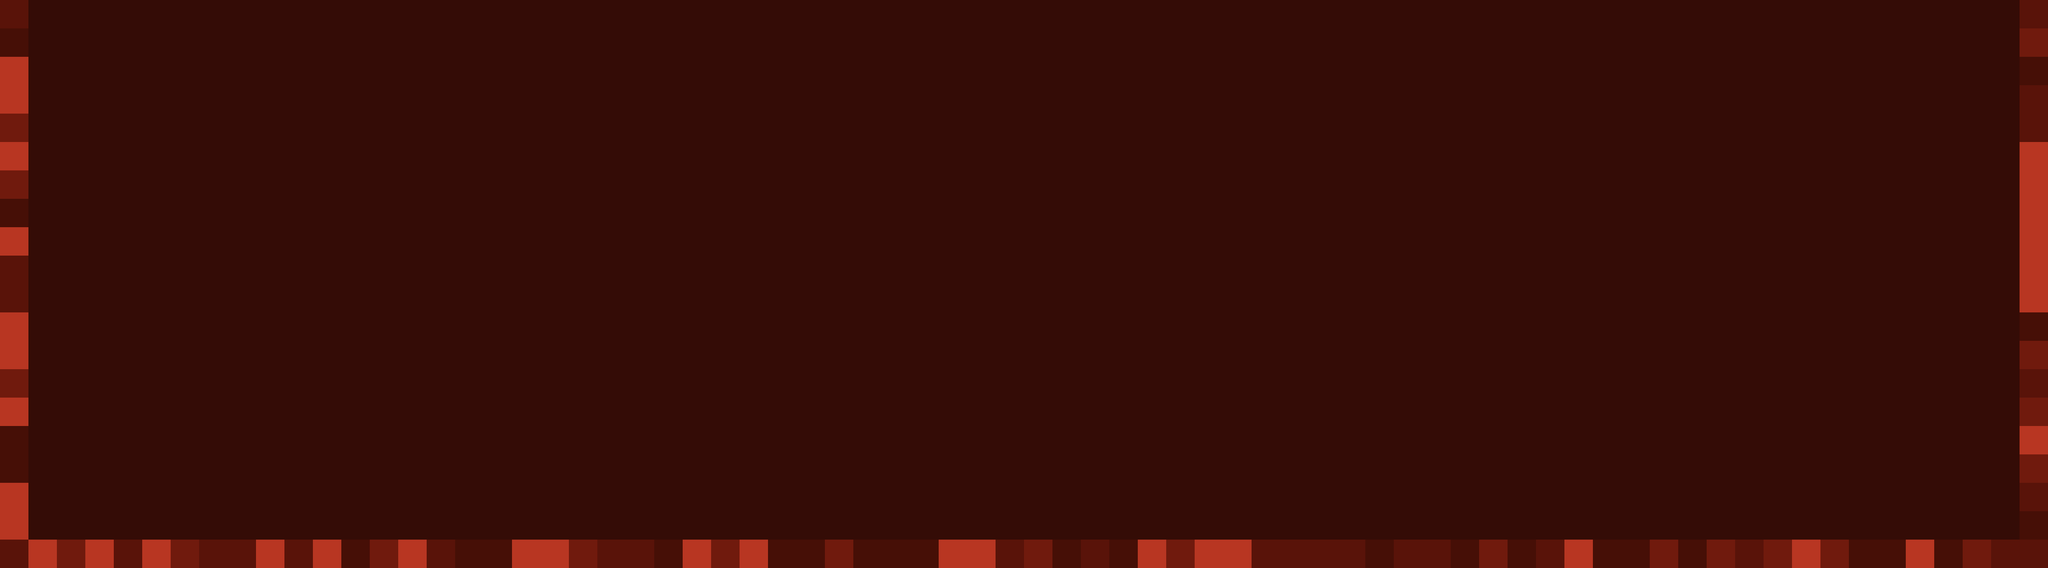

Below is a game level as drawn by its tile map, then a one-line description and the .tmx file that defines it, in full:
An orthogonal 72x20 tile map with 64x64 px tiles, 2 tile layers (platformLayer, pausedLayer).

<map version="1.0" orientation="orthogonal" renderorder="right-down" width="72" height="20" tilewidth="64" tileheight="64" nextobjectid="1">
 <tileset firstgid="1" name="tileset" tilewidth="64" tileheight="64" tilecount="8" columns="2">
  <image source="tileset.png" width="128" height="256" />
 </tileset>
 <layer name="platformLayer" width="72" height="20">
  <data encoding="csv">
7,0,0,0,0,0,0,0,0,0,0,0,0,0,0,0,0,0,0,0,0,0,0,0,0,0,0,0,0,0,0,0,0,0,0,0,0,0,0,0,0,0,0,0,0,0,0,0,0,0,0,0,0,0,0,0,0,0,0,0,0,0,0,0,0,0,0,0,0,0,0,7,
8,0,0,0,0,0,0,0,0,0,0,0,0,0,0,0,0,0,0,0,0,0,0,0,0,0,0,0,0,0,0,0,0,0,0,0,0,0,0,0,0,0,0,0,0,0,0,0,0,0,0,0,0,0,0,0,0,0,0,0,0,0,0,0,0,0,0,0,0,0,0,6,
5,0,0,0,0,0,0,0,0,0,0,0,0,0,0,0,0,0,0,0,0,0,0,0,0,0,0,0,0,0,0,0,0,0,0,0,0,0,0,0,0,0,0,0,0,0,0,0,0,0,0,0,0,0,0,0,0,0,0,0,0,0,0,0,0,0,0,0,0,0,0,8,
5,0,0,0,0,0,0,0,0,0,0,0,0,0,0,0,0,0,0,0,0,0,0,0,0,0,0,0,0,0,0,0,0,0,0,0,0,0,0,0,0,0,0,0,0,0,0,0,0,0,0,0,0,0,0,0,0,0,0,0,0,0,0,0,0,0,0,0,0,0,0,7,
6,0,0,0,0,0,0,0,0,0,0,0,0,0,0,0,0,0,0,0,0,0,0,0,0,0,0,0,0,0,0,0,0,0,0,0,0,0,0,0,0,0,0,0,0,0,0,0,0,0,0,0,0,0,0,0,0,0,0,0,0,0,0,0,0,0,0,0,0,0,0,7,
5,0,0,0,0,0,0,0,0,0,0,0,0,0,0,0,0,0,0,0,0,0,0,0,0,0,0,0,0,0,0,0,0,0,0,0,0,0,0,0,0,0,0,0,0,0,0,0,0,0,0,0,0,0,0,0,0,0,0,0,0,0,0,0,0,0,0,0,0,0,0,5,
6,0,0,0,0,0,0,0,0,0,0,0,0,0,0,0,0,0,0,0,0,0,0,0,0,0,0,0,0,0,0,0,0,0,0,0,0,0,0,0,0,0,0,0,0,0,0,0,0,0,0,0,0,0,0,0,0,0,0,0,0,0,0,0,0,0,0,0,0,0,0,5,
8,0,0,0,0,0,0,0,0,0,0,0,0,0,0,0,0,0,0,0,0,0,0,0,0,0,0,0,0,0,0,0,0,0,0,0,0,0,0,0,0,0,0,0,0,0,0,0,0,0,0,0,0,0,0,0,0,0,0,0,0,0,0,0,0,0,0,0,0,0,0,5,
5,0,0,0,0,0,0,0,0,0,0,0,0,0,0,0,0,0,0,0,0,0,0,0,0,0,0,0,0,0,0,0,0,0,0,0,0,0,0,0,0,0,0,0,0,0,0,0,0,0,0,0,0,0,0,0,0,0,0,0,0,0,0,0,0,0,0,0,0,0,0,5,
7,0,0,0,0,0,0,0,0,0,0,0,0,0,0,0,0,0,0,0,0,0,0,0,0,0,0,0,0,0,0,0,0,0,0,0,0,0,0,0,0,0,0,0,0,0,0,0,0,0,0,0,0,0,0,0,0,0,0,0,0,0,0,0,0,0,0,0,0,0,0,5,
7,0,0,0,0,0,0,0,0,0,0,0,0,0,0,0,0,0,0,0,0,0,0,0,0,0,0,0,0,0,0,0,0,0,0,0,0,0,0,0,0,0,0,0,0,0,0,0,0,0,0,0,0,0,0,0,0,0,0,0,0,0,0,0,0,0,0,0,0,0,0,5,
5,0,0,0,0,0,0,0,0,0,0,0,0,0,0,0,0,0,0,0,0,0,0,0,0,0,0,0,0,0,0,0,0,0,0,0,0,0,0,0,0,0,0,0,0,0,0,0,0,0,0,0,0,0,0,0,0,0,0,0,0,0,0,0,0,0,0,0,0,0,0,8,
5,0,0,0,0,0,0,0,0,0,0,0,0,0,0,0,0,0,0,0,0,0,0,0,0,0,0,0,0,0,0,0,0,0,0,0,0,0,0,0,0,0,0,0,0,0,0,0,0,0,0,0,0,0,0,0,0,0,0,0,0,0,0,0,0,0,0,0,0,0,0,6,
6,0,0,0,0,0,0,0,0,0,0,0,0,0,0,0,0,0,0,0,0,0,0,0,0,0,0,0,0,0,0,0,0,0,0,0,0,0,0,0,0,0,0,0,0,0,0,0,0,0,0,0,0,0,0,0,0,0,0,0,0,0,0,0,0,0,0,0,0,0,0,7,
5,0,0,0,0,0,0,0,0,0,0,0,0,0,0,0,0,0,0,0,0,0,0,0,0,0,0,0,0,0,0,0,0,0,0,0,0,0,0,0,0,0,0,0,0,0,0,0,0,0,0,0,0,0,0,0,0,0,0,0,0,0,0,0,0,0,0,0,0,0,0,6,
8,0,0,0,0,0,0,0,0,0,0,0,0,0,0,0,0,0,0,0,0,0,0,0,0,0,0,0,0,0,0,0,0,0,0,0,0,0,0,0,0,0,0,0,0,0,0,0,0,0,0,0,0,0,0,0,0,0,0,0,0,0,0,0,0,0,0,0,0,0,0,5,
8,0,0,0,0,0,0,0,0,0,0,0,0,0,0,0,0,0,0,0,0,0,0,0,0,0,0,0,0,0,0,0,0,0,0,0,0,0,0,0,0,0,0,0,0,0,0,0,0,0,0,0,0,0,0,0,0,0,0,0,0,0,0,0,0,0,0,0,0,0,0,6,
5,0,0,0,0,0,0,0,0,0,0,0,0,0,0,0,0,0,0,0,0,0,0,0,0,0,0,0,0,0,0,0,0,0,0,0,0,0,0,0,0,0,0,0,0,0,0,0,0,0,0,0,0,0,0,0,0,0,0,0,0,0,0,0,0,0,0,0,0,0,0,7,
5,0,0,0,0,0,0,0,0,0,0,0,0,0,0,0,0,0,0,0,0,0,0,0,0,0,0,0,0,0,0,0,0,0,0,0,0,0,0,0,0,0,0,0,0,0,0,0,0,0,0,0,0,0,0,0,0,0,0,0,0,0,0,0,0,0,0,0,0,0,0,8,
7,5,6,5,7,5,6,7,7,5,7,5,8,6,5,7,8,8,5,5,6,7,7,8,5,6,5,8,8,6,8,8,8,5,5,7,6,8,7,8,5,6,5,5,7,7,7,7,8,7,7,8,6,8,7,5,8,8,6,8,6,7,6,5,6,8,8,5,8,6,7,7
</data>
 </layer>
 <layer name="pausedLayer" width="72" height="20" opacity="0.47">
  <data encoding="csv">
6,6,6,6,6,6,6,6,6,6,6,6,6,6,6,6,6,6,6,6,6,6,6,6,6,6,6,6,6,6,6,6,6,6,6,6,6,6,6,6,6,6,6,6,6,6,6,6,6,6,6,6,6,6,6,6,6,6,6,6,6,6,6,6,6,6,6,6,6,6,6,6,
6,6,6,6,6,6,6,6,6,6,6,6,6,6,6,6,6,6,6,6,6,6,6,6,6,6,6,6,6,6,6,6,6,6,6,6,6,6,6,6,6,6,6,6,6,6,6,6,6,6,6,6,6,6,6,6,6,6,6,6,6,6,6,6,6,6,6,6,6,6,6,6,
6,6,6,6,6,6,6,6,6,6,6,6,6,6,6,6,6,6,6,6,6,6,6,6,6,6,6,6,6,6,6,6,6,6,6,6,6,6,6,6,6,6,6,6,6,6,6,6,6,6,6,6,6,6,6,6,6,6,6,6,6,6,6,6,6,6,6,6,6,6,6,6,
6,6,6,6,6,6,6,6,6,6,6,6,6,6,6,6,6,6,6,6,6,6,6,6,6,6,6,6,6,6,6,6,6,6,6,6,6,6,6,6,6,6,6,6,6,6,6,6,6,6,6,6,6,6,6,6,6,6,6,6,6,6,6,6,6,6,6,6,6,6,6,6,
6,6,6,6,6,6,6,6,6,6,6,6,6,6,6,6,6,6,6,6,6,6,6,6,6,6,6,6,6,6,6,6,6,6,6,6,6,6,6,6,6,6,6,6,6,6,6,6,6,6,6,6,6,6,6,6,6,6,6,6,6,6,6,6,6,6,6,6,6,6,6,6,
6,6,6,6,6,6,6,6,6,6,6,6,6,6,6,6,6,6,6,6,6,6,6,6,6,6,6,6,6,6,6,6,6,6,6,6,6,6,6,6,6,6,6,6,6,6,6,6,6,6,6,6,6,6,6,6,6,6,6,6,6,6,6,6,6,6,6,6,6,6,6,6,
6,6,6,6,6,6,6,6,6,6,6,6,6,6,6,6,6,6,6,6,6,6,6,6,6,6,6,6,6,6,6,6,6,6,6,6,6,6,6,6,6,6,6,6,6,6,6,6,6,6,6,6,6,6,6,6,6,6,6,6,6,6,6,6,6,6,6,6,6,6,6,6,
6,6,6,6,6,6,6,6,6,6,6,6,6,6,6,6,6,6,6,6,6,6,6,6,6,6,6,6,6,6,6,6,6,6,6,6,6,6,6,6,6,6,6,6,6,6,6,6,6,6,6,6,6,6,6,6,6,6,6,6,6,6,6,6,6,6,6,6,6,6,6,6,
6,6,6,6,6,6,6,6,6,6,6,6,6,6,6,6,6,6,6,6,6,6,6,6,6,6,6,6,6,6,6,6,6,6,6,6,6,6,6,6,6,6,6,6,6,6,6,6,6,6,6,6,6,6,6,6,6,6,6,6,6,6,6,6,6,6,6,6,6,6,6,6,
6,6,6,6,6,6,6,6,6,6,6,6,6,6,6,6,6,6,6,6,6,6,6,6,6,6,6,6,6,6,6,6,6,6,6,6,6,6,6,6,6,6,6,6,6,6,6,6,6,6,6,6,6,6,6,6,6,6,6,6,6,6,6,6,6,6,6,6,6,6,6,6,
6,6,6,6,6,6,6,6,6,6,6,6,6,6,6,6,6,6,6,6,6,6,6,6,6,6,6,6,6,6,6,6,6,6,6,6,6,6,6,6,6,6,6,6,6,6,6,6,6,6,6,6,6,6,6,6,6,6,6,6,6,6,6,6,6,6,6,6,6,6,6,6,
6,6,6,6,6,6,6,6,6,6,6,6,6,6,6,6,6,6,6,6,6,6,6,6,6,6,6,6,6,6,6,6,6,6,6,6,6,6,6,6,6,6,6,6,6,6,6,6,6,6,6,6,6,6,6,6,6,6,6,6,6,6,6,6,6,6,6,6,6,6,6,6,
6,6,6,6,6,6,6,6,6,6,6,6,6,6,6,6,6,6,6,6,6,6,6,6,6,6,6,6,6,6,6,6,6,6,6,6,6,6,6,6,6,6,6,6,6,6,6,6,6,6,6,6,6,6,6,6,6,6,6,6,6,6,6,6,6,6,6,6,6,6,6,6,
6,6,6,6,6,6,6,6,6,6,6,6,6,6,6,6,6,6,6,6,6,6,6,6,6,6,6,6,6,6,6,6,6,6,6,6,6,6,6,6,6,6,6,6,6,6,6,6,6,6,6,6,6,6,6,6,6,6,6,6,6,6,6,6,6,6,6,6,6,6,6,6,
6,6,6,6,6,6,6,6,6,6,6,6,6,6,6,6,6,6,6,6,6,6,6,6,6,6,6,6,6,6,6,6,6,6,6,6,6,6,6,6,6,6,6,6,6,6,6,6,6,6,6,6,6,6,6,6,6,6,6,6,6,6,6,6,6,6,6,6,6,6,6,6,
6,6,6,6,6,6,6,6,6,6,6,6,6,6,6,6,6,6,6,6,6,6,6,6,6,6,6,6,6,6,6,6,6,6,6,6,6,6,6,6,6,6,6,6,6,6,6,6,6,6,6,6,6,6,6,6,6,6,6,6,6,6,6,6,6,6,6,6,6,6,6,6,
6,6,6,6,6,6,6,6,6,6,6,6,6,6,6,6,6,6,6,6,6,6,6,6,6,6,6,6,6,6,6,6,6,6,6,6,6,6,6,6,6,6,6,6,6,6,6,6,6,6,6,6,6,6,6,6,6,6,6,6,6,6,6,6,6,6,6,6,6,6,6,6,
6,6,6,6,6,6,6,6,6,6,6,6,6,6,6,6,6,6,6,6,6,6,6,6,6,6,6,6,6,6,6,6,6,6,6,6,6,6,6,6,6,6,6,6,6,6,6,6,6,6,6,6,6,6,6,6,6,6,6,6,6,6,6,6,6,6,6,6,6,6,6,6,
6,6,6,6,6,6,6,6,6,6,6,6,6,6,6,6,6,6,6,6,6,6,6,6,6,6,6,6,6,6,6,6,6,6,6,6,6,6,6,6,6,6,6,6,6,6,6,6,6,6,6,6,6,6,6,6,6,6,6,6,6,6,6,6,6,6,6,6,6,6,6,6,
6,6,6,6,6,6,6,6,6,6,6,6,6,6,6,6,6,6,6,6,6,6,6,6,6,6,6,6,6,6,6,6,6,6,6,6,6,6,6,6,6,6,6,6,6,6,6,6,6,6,6,6,6,6,6,6,6,6,6,6,6,6,6,6,6,6,6,6,6,6,6,6
</data>
 </layer>
</map>
